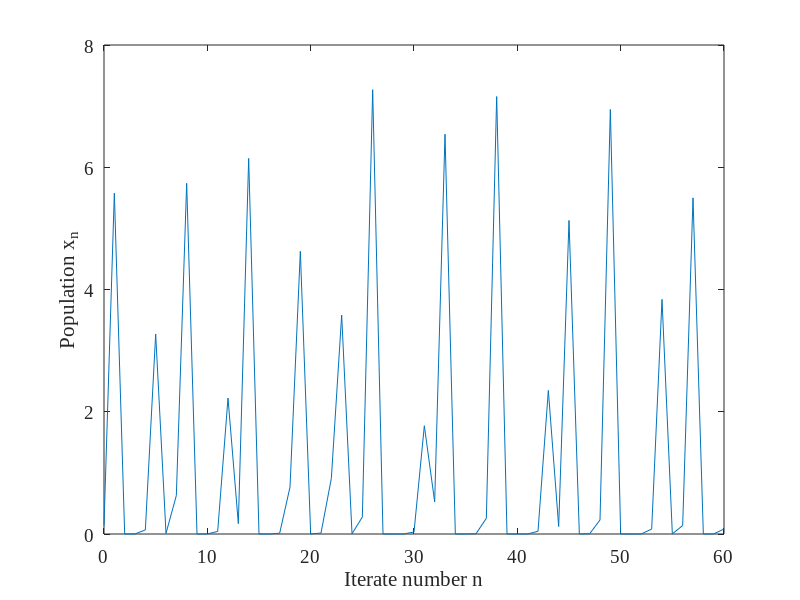

This figure's MATLAB source:
clear variables
set(0,'DefaultAxesFontName','Times New Roman','DefaultAxesFontSize',14)

NT = 60;
n = 0:1:NT;
r = 3;
x0 = sqrt(2)/10;

x(1) = x0;

for j = 1:NT
    x(j+1)= r*x(j).*exp(r*(1-x(j)));
end

figure(1)
plot(n,x)
xlabel('Iterate number n')
ylabel('Population x_n')
